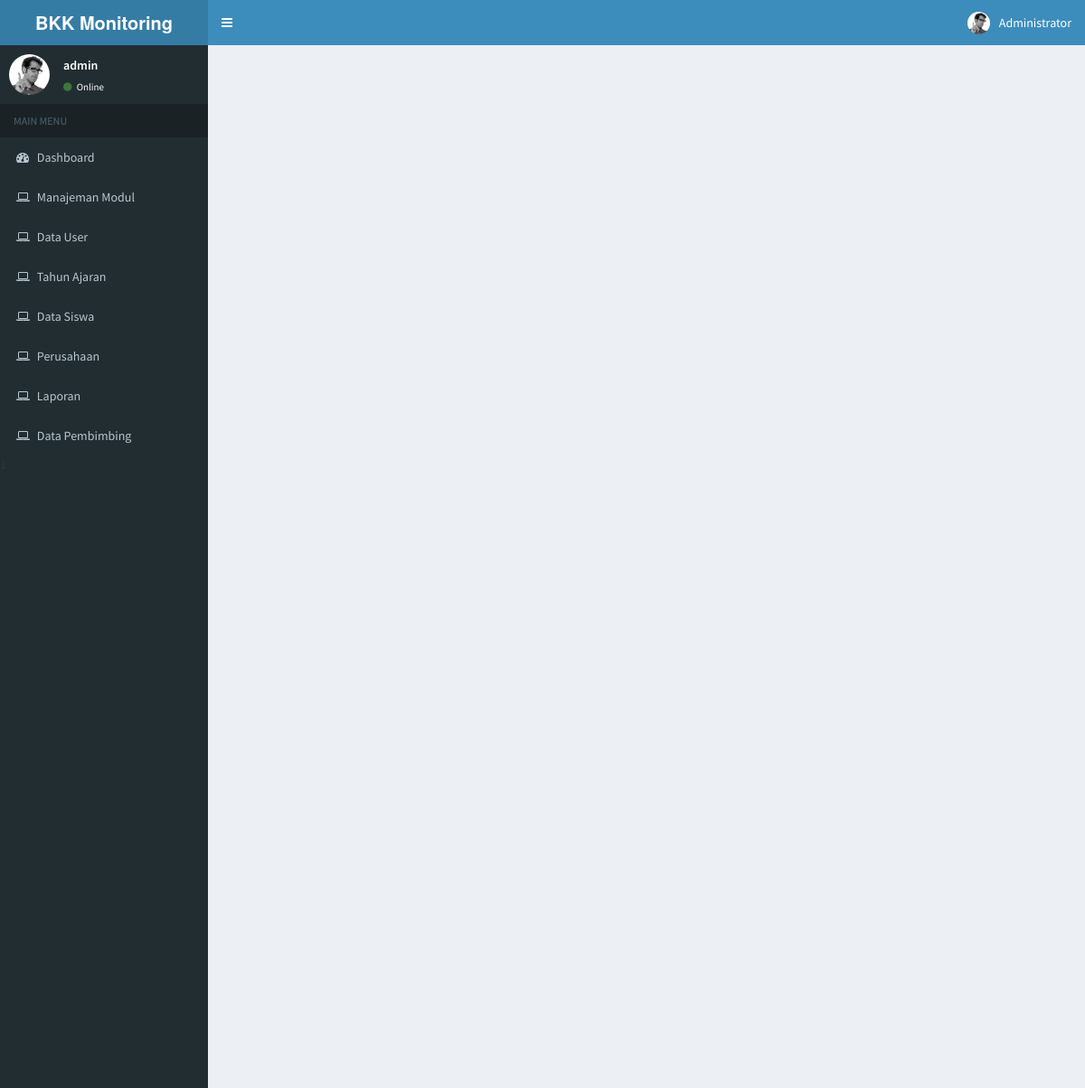
Screenshot of /administrator/media.php (signed in) with the database file from the repository.
### tables this page shows
CREATE TABLE `modul` (
  `id_modul` int(3) NOT NULL,
  `nama_modul` varchar(100) NOT NULL,
  `link` varchar(100) NOT NULL,
  `urutan` int(3) NOT NULL,
  `status` enum('admin','user') NOT NULL DEFAULT 'admin',
  `aktif` enum('Y','N') NOT NULL DEFAULT 'Y'
);

### administrator/menu.php (the view)
<?php
include "../config/connection.php";
if ($_SESSION['leveluser']=='admin'){
  $query = "SELECT * FROM modul WHERE aktif='Y' ORDER BY urutan";
  $hasil = mysqli_query($koneksi, $query);
  while ($m=mysqli_fetch_array($hasil)){
    echo "<li><a href=\"$m[link]\"><i class=\"fa fa-laptop\"></i><span> $m[nama_modul] </span></a></li>";
  }
}
elseif ($_SESSION['leveluser']=='user'){
  $query = "SELECT * FROM modul WHERE status='user' and aktif='Y' ORDER BY urutan";
  $hasil = mysqli_query($koneksi, $query);
  while ($m=mysqli_fetch_array($hasil)){
    echo "<li><a href=\"$m[link]\"><i class=\"fa fa-laptop\"></i><span> $m[nama_modul] </span></a></li>";
  }
}
elseif($_SESSION['leveluser']=='pembimbing') {
    $query = "SELECT * FROM modul WHERE status='pembimbing' AND aktif ='Y' ORDER BY urutan";
    $hasil = mysqli_query($koneksi,$query);
    while ($m = mysqli_fetch_array($hasil)) {
       echo "<li><a href=\"$m[link]\"><i class=\"fa fa-laptop\"></i><span> $m[nama_modul] </span></a></li>";
    }
}
?>

### rows the page displays
modul: nama_modul "Manajeman Modul"
modul: nama_modul "Data User"
modul: nama_modul "Tahun Ajaran"
modul: nama_modul "Data Siswa"
modul: nama_modul "Perusahaan"
modul: nama_modul "Laporan"
modul: nama_modul "Data Pembimbing"

### other values shown
$_SESSION['namalengkap'] "Administrator"
$_SESSION['namauser'] "admin"
